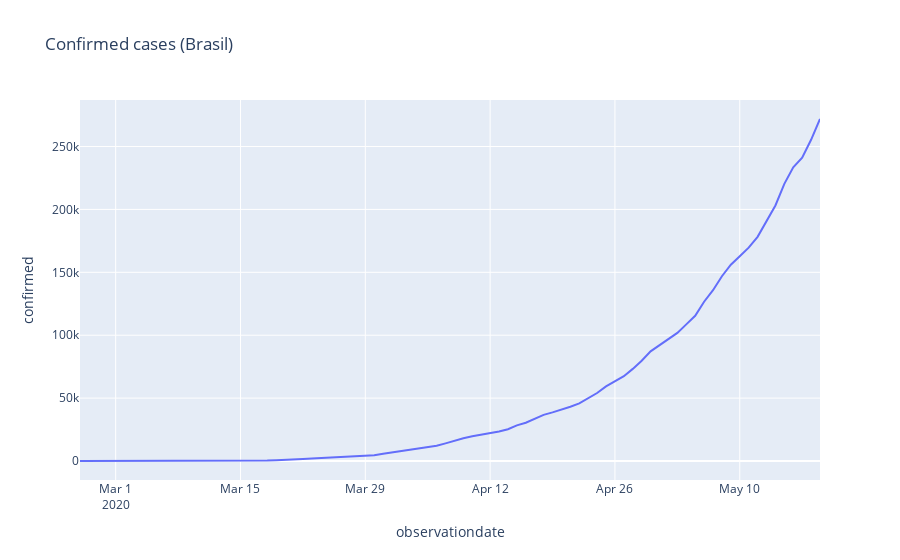

Notebook source saved alongside this figure:
### Code cell
px.line(brasil, 'observationdate' ,'confirmed',title='Confirmed cases (Brasil)')
